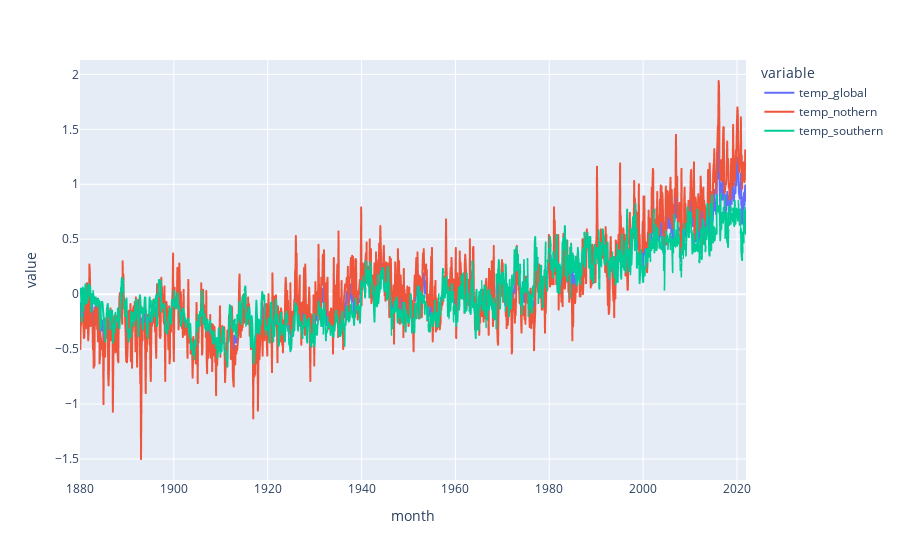

Notebook code cell kept with this figure:
### Code cell
fig = px.line(df, x='month', y=["temp_global", "temp_nothern", "temp_southern"])
fig.show()

### Figure 1 — Plotly figure (JSON) as saved in the notebook; plotly's stock layout.template omitted (floating-point values rounded to 4 significant figures; data arrays with more than 128 entries replaced by an {"elided": "..."} marker saying what was removed)
{"data": [{"hovertemplate": "variable=temp_global<br>month=%{x}<br>value=%{y}<extra></extra>", "legendgroup": "temp_global", "line": {"color": "#636efa", "dash": "solid"}, "marker": {"symbol": "circle"}, "mode": "lines", "name": "temp_global", "showlegend": true, "type": "scattergl", "x": {"elided": "1704 str values"}, "xaxis": "x", "y": {"elided": "1704 mixed values"}, "yaxis": "y"}, {"hovertemplate": "variable=temp_nothern<br>month=%{x}<br>value=%{y}<extra></extra>", "legendgroup": "temp_nothern", "line": {"color": "#EF553B", "dash": "solid"}, "marker": {"symbol": "circle"}, "mode": "lines", "name": "temp_nothern", "showlegend": true, "type": "scattergl", "x": {"elided": "1704 str values"}, "xaxis": "x", "y": {"elided": "1704 mixed values"}, "yaxis": "y"}, {"hovertemplate": "variable=temp_southern<br>month=%{x}<br>value=%{y}<extra></extra>", "legendgroup": "temp_southern", "line": {"color": "#00cc96", "dash": "solid"}, "marker": {"symbol": "circle"}, "mode": "lines", "name": "temp_southern", "showlegend": true, "type": "scattergl", "x": {"elided": "1704 str values"}, "xaxis": "x", "y": {"elided": "1704 mixed values"}, "yaxis": "y"}], "layout": {"legend": {"title": {"text": "variable"}, "tracegroupgap": 0}, "margin": {"t": 60}, "xaxis": {"anchor": "y", "domain": [0, 1], "title": {"text": "month"}}, "yaxis": {"anchor": "x", "domain": [0, 1], "title": {"text": "value"}}}}
